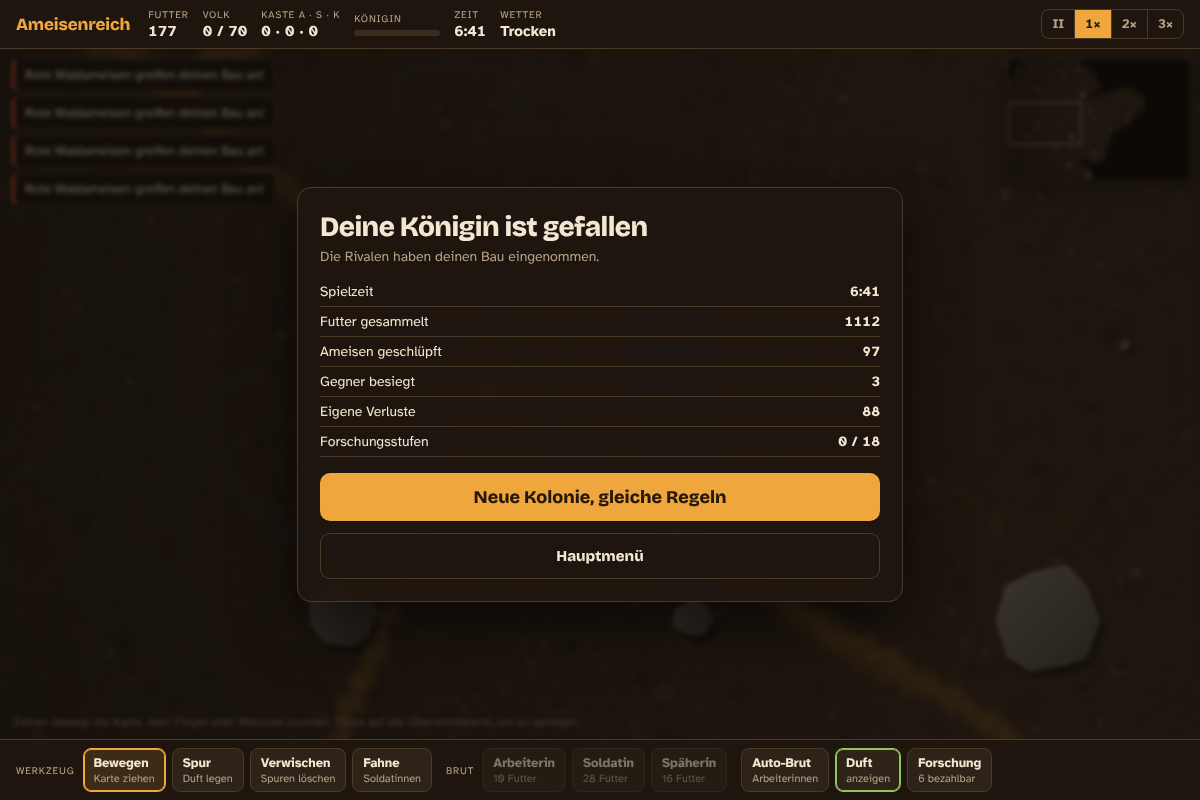
#> input picture ameisenreich/end.png, 1200 x 800 px; its folder holds only this picture in this run
$ python -i theme.py   (imports and definitions only)
#> lines starting #> are read from the running program, lines starting #| are printed output that depends on the picture
"""Farben, Schriften, Designs und Zeichen-Hilfen für den Infografik-Stil.

Look eines Videos (`pick_style`): Farben/Design (`STYLES`: Hintergrund, Untertitel-Stil, Effekt) passend zum
Thema, dazu ein Format (`FORMAT_NAMES`, render/formats.py: ganz anderer Bildaufbau, Zooms, Übergänge) und ein
Bewegungsprofil (`MOTIONS`, für das Format „karte“) – je Video verschieden, fest je Video-ID.
"""

from __future__ import annotations

import functools
import math
import os
import sys
from pathlib import Path

from PIL import Image, ImageChops, ImageDraw, ImageFilter, ImageFont

from .. import config

W, H = config.WIDTH, config.HEIGHT

# Sichere Zone: TikTok/Shorts-Bedienelemente verdecken unten ~20 % und rechts ~11 %.
X0 = 80
CONTENT_W = 880
SUB_Y = 1385          # Mitte der Untertitel

BG_TOP = (9, 12, 30)
BG_BOTTOM = (26, 12, 52)
ACCENT = (34, 211, 238)
ACCENT2 = (139, 92, 246)
GOLD = (251, 191, 36)
SILVER = (203, 213, 225)
BRONZE = (234, 138, 60)
WHITE = (255, 255, 255)
MUTED = (148, 163, 184)
CARD = (22, 27, 54)
TRACK = (40, 46, 82)


STYLES = {
    "neon":    dict(bg_top=(9, 12, 30), bg_bottom=(26, 12, 52), accent=(34, 211, 238), accent2=(139, 92, 246),
                    card=(22, 27, 54), track=(40, 46, 82), muted=(148, 163, 184), bg="glow", subs="box", effect="none",
                    label={"de": "Neon", "en": "Neon"}),
    "natur":   dict(bg_top=(5, 22, 16), bg_bottom=(12, 40, 28), accent=(52, 211, 153), accent2=(250, 204, 21),
                    card=(14, 38, 30), track=(30, 62, 50), muted=(167, 196, 180), bg="blur", subs="box",
                    effect="particles", label={"de": "Natur", "en": "Nature"}),
    "doku":    dict(bg_top=(22, 15, 9), bg_bottom=(44, 29, 17), accent=(245, 158, 11), accent2=(217, 119, 6),
                    card=(42, 30, 20), track=(70, 52, 36), muted=(214, 196, 170), bg="blur", subs="outline",
                    effect="grain", label={"de": "Doku", "en": "Documentary"}),
    "minimal": dict(bg_top=(10, 10, 12), bg_bottom=(20, 20, 24), accent=(239, 68, 68), accent2=(115, 115, 125),
                    card=(30, 30, 34), track=(52, 52, 58), muted=(163, 163, 170), bg="flat", subs="color",
                    effect="none", label={"de": "Minimal", "en": "Minimal"}),
    "ozean":   dict(bg_top=(3, 16, 38), bg_bottom=(5, 40, 68), accent=(56, 189, 248), accent2=(45, 212, 191),
                    card=(9, 33, 60), track=(24, 58, 92), muted=(148, 180, 210), bg="glow", subs="box",
                    effect="particles", label={"de": "Ozean", "en": "Ocean"}),
    "kino":    dict(bg_top=(8, 8, 10), bg_bottom=(16, 14, 12), accent=(255, 214, 10), accent2=(245, 158, 11),
                    card=(24, 22, 20), track=(60, 56, 50), muted=(200, 196, 188), bg="glow", subs="outline",
                    effect="grain", label={"de": "Kino", "en": "Cinema"}),
    "pop":     dict(bg_top=(38, 6, 44), bg_bottom=(86, 12, 68), accent=(250, 204, 21), accent2=(236, 72, 153),
                    card=(58, 14, 62), track=(90, 30, 92), muted=(230, 190, 230), bg="glow", subs="outline",
                    effect="rays", label={"de": "Pop", "en": "Pop"}),
    # Buchlook (Format „manuskript“, render/manuskript.py): fast schwarz, Vignette, Raster, Lichtpunkte; wird nicht
    # zufällig gewählt (nicht in STYLE_FIT/TOPIC_WORDS), sondern gehört fest zum Format
    "manuskript": dict(bg_top=(21, 20, 18), bg_bottom=(2, 2, 2), accent=(233, 227, 211), accent2=(184, 160, 110),
                       card=(30, 29, 27), track=(52, 50, 46), muted=(150, 145, 132), bg="manuskript", subs="none",
                       effect="staub", label={"de": "Manuskript", "en": "Manuscript"}),
}
# Bewegungsprofile: Karte (card), Titelzeilen (title), Rang-Abzeichen (badge), Listenzeilen (rows), Foto-Schwenk (pan)
MOTIONS = {
    "gleiten": dict(card="slide", title="left", badge="pop", rows="right", pan=-0.4),
    "aufsteigen": dict(card="rise", title="rise", badge="drop", rows="rise", pan=0.9),
    "zoom": dict(card="zoom", title="scale", badge="pop", rows="fade", pan=2.2),
    "schwung": dict(card="swing", title="right", badge="slide", rows="left", pan=3.4),
}
# Welche Designs zu welchem Thema passen (Icon der Vorlage bzw. Fakten-Ranking); gewählt wird je Video verschieden
STYLE_FIT = {
    "mountain": ["natur", "kino", "doku", "minimal"], "lake": ["ozean", "natur", "kino", "minimal"],
    "waterfall": ["natur", "kino", "ozean"], "island": ["ozean", "natur", "pop", "kino"],
    "building": ["neon", "doku", "kino", "minimal"], "globe": ["neon", "doku", "minimal", "ozean", "kino"],
    "people": ["pop", "neon", "minimal"], "facts": ["neon", "pop", "minimal", "ozean", "doku", "kino"],
}
# Farben nach Themenwörtern im Titel (v. a. freie Themen und Fakten-Rankings ohne Vorlagen-Icon)
TOPIC_WORDS = {
    ("natur", "kino"): ["wald", "pflanz", "baum", "tier", "vogel", "berg", "natur", "wüste", "vulkan", "dschungel",
                        "forest", "plant", "tree", "animal", "bird", "mountain", "nature", "desert", "volcano"],
    ("ozean", "natur"): ["meer", "ozean", "tiefsee", "wasser", "fluss", "hai", "fisch", "wal", "insel", "strand",
                         "ocean", "sea", "lake", "water", "river", "shark", "fish", "whale", "island", "beach"],
    ("doku", "kino", "minimal"): ["geschicht", "antik", "römer", "mittelalter", "pharao", "burg", "schloss", "könig",
                                  "krieg", "history", "ancient", "roman", "medieval", "castle", "king", "empire"],
    ("neon", "minimal", "kino"): ["gehirn", "psych", "unterbewusst", "bewusst", "traum", "technik", "computer", "roboter",
                                  "weltall", "planet", "stern", "brain", "mind", "dream", "tech", "robot", "space",
                                  "galaxy", "universe"],
    ("pop", "neon"): ["lustig", "essen", "süß", "promi", "musik", "spiel", "funny", "food", "sweet",
                      "celebrit", "music", "game", "candy"],
}


# [10 lines left out: function palette_options, not called in this run]


STYLE: dict = {**STYLES["neon"], "name": "neon", **MOTIONS["gleiten"], "motion": "gleiten", "format": "karte"}


FORMAT_NAMES = ["karte", "vollbild", "kreis", "magazin", "polaroid", "zahl", "manuskript"]     # Bildaufbau, s. render/formats.py


# [55 lines left out: functions pick_style, apply_style, rank_colors, not called in this run]


# --------------------------------------------------------------------------- Schriften

FONT_CANDIDATES = {
    "black": ["InterDisplay-Black.otf", "Inter-Black.otf", "seguibl.ttf", "ariblk.ttf", "DejaVuSans-Bold.ttf"],
    "bold": ["InterDisplay-Bold.otf", "Inter-Bold.otf", "segoeuib.ttf", "arialbd.ttf", "DejaVuSans-Bold.ttf"],
    "semibold": ["Inter-SemiBold.otf", "seguisb.ttf", "segoeuib.ttf", "arialbd.ttf", "DejaVuSans-Bold.ttf"],
    "regular": ["Inter-Regular.otf", "segoeui.ttf", "arial.ttf", "DejaVuSans.ttf"],
}


# [20 lines left out: functions _font_dirs, _font_index, not called in this run]


# Eigene Schriften je Format (OFL, Dateien in video_assets/fonts/). Fehlt eine Datei, gilt still die Standardschrift.
# Gewichte: "black" = Titel/Zahlen, "bold" = Zwischenüberschriften, "sub" = Untertitel (fett, gut lesbar),
# "hand" = Handschrift (nur Polaroid).
FORMAT_FONTS = {
    "vollbild": {"black": ["Anton-Regular.ttf"], "bold": ["Anton-Regular.ttf"], "sub": ["Anton-Regular.ttf"]},
    "kreis": {"black": ["Poppins-ExtraBold.ttf"], "bold": ["Poppins-Bold.ttf"], "sub": ["Poppins-ExtraBold.ttf"]},
    "magazin": {"black": ["PlayfairDisplay-Black.ttf"]},
    "polaroid": {"black": ["ArchivoBlack-Regular.ttf"], "sub": ["ArchivoBlack-Regular.ttf"], "hand": ["Caveat-Bold.ttf"]},
    "zahl": {"black": ["Anton-Regular.ttf"], "sub": ["Anton-Regular.ttf"]},
    # Buchlook: Serife (EB Garamond) für Titel/Sätze, Inter für kleine Pillen; weitere Schnitte in render/manuskript.py
    "manuskript": {"black": ["EBGaramond-Medium.ttf"], "bold": ["EBGaramond-Medium.ttf"], "sub": ["EBGaramond-Regular.ttf"],
                   "semibold": ["Inter-SemiBold.ttf"], "regular": ["EBGaramond-Regular.ttf"]},
}
_BASE_WEIGHT = {"sub": "black", "hand": "black"}


def format_font_names(weight: str, fmt: str | None = None) -> list[str]:
    """Dateinamen, die das Format für dieses Gewicht bevorzugt (leer = Standardschrift)."""
    return FORMAT_FONTS.get(fmt or STYLE.get("format") or "", {}).get(weight, [])


# [7 lines left out: function _font, not called in this run]


def font(weight: str, size: int) -> ImageFont.FreeTypeFont:
    """Schrift für das aktive Format (STYLE["format"]); der Cache-Schlüssel enthält die Familie."""
    return _font(weight, size, tuple(format_font_names(weight)))


# --------------------------------------------------------------------------- Animation

def clamp(x: float, lo: float = 0.0, hi: float = 1.0) -> float:
    return max(lo, min(hi, x))


def progress(t: float, start: float, duration: float) -> float:
    return clamp((t - start) / duration) if duration > 0 else float(t >= start)


def ease_out_cubic(p: float) -> float:
    return 1 - (1 - p) ** 3


def ease_out_back(p: float) -> float:
    c1, c3 = 1.70158, 2.70158
    return 1 + c3 * (p - 1) ** 3 + c1 * (p - 1) ** 2


def ease_in_out(p: float) -> float:
    return 0.5 - 0.5 * math.cos(math.pi * p)


# --------------------------------------------------------------------------- Zeichnen

# [48 lines left out: functions wrap, fit_font, text_layer, gradient_fill, not called in this run]


@functools.lru_cache(maxsize=32)
def linear_gradient(size: tuple[int, int], c1, c2, vertical=True) -> Image.Image:
    w, h = size
    steps = h if vertical else w
    strip = Image.new("RGB", (1, steps) if vertical else (steps, 1))
    px = strip.load()
    for i in range(steps):
        p = i / max(1, steps - 1)
        c = tuple(int(c1[k] + (c2[k] - c1[k]) * p) for k in range(3))
        px[(0, i) if vertical else (i, 0)] = c
    return strip.resize((w, h))


# [56 lines left out: functions rounded_mask, rounded_rect, shadow, with_opacity, paste, glow_blob, not called in this run]


@functools.lru_cache(maxsize=2)
def background_base() -> Image.Image:
    return linear_gradient((W, H), BG_TOP, BG_BOTTOM, vertical=True).convert("RGBA")


# [38 lines left out: functions background, full_shade, not called in this run]


def backdrop_from(img: Image.Image) -> Image.Image:
    """Unscharfes, abgedunkeltes Vollbild aus dem Foto/Clip eines Platzes (Design-Hintergrund „blur“)."""
    small = cover_crop(img.convert("RGB"), (W // 6, H // 6)).filter(ImageFilter.GaussianBlur(5))
    big = small.resize((W, H), Image.BILINEAR).convert("RGBA")
    shade = linear_gradient((W, H), BG_TOP, BG_BOTTOM, vertical=True).convert("RGBA")
    return Image.blend(big, shade, 0.62)


# [23 lines left out: functions _rays, _grain, not called in this run]


def cover_crop(img: Image.Image, size: tuple[int, int]) -> Image.Image:
    """Bild formatfüllend zuschneiden (wie CSS object-fit: cover)."""
    tw, th = size
    scale = max(tw / img.width, th / img.height)
    resized = img.resize((max(tw, int(img.width * scale + 0.5)), max(th, int(img.height * scale + 0.5))), Image.LANCZOS)
    left = (resized.width - tw) // 2
    top = (resized.height - th) // 3   # eher oberes Drittel behalten (Gebäudespitzen, Gipfel)
    return resized.crop((left, top, left + tw, top + th))

>>> from PIL import Image
>>> picture = Image.open('../../ameisenreich/end.png')
#> picture is the input picture: PIL image 1200x800 RGB; mean R, G, B 36.9, 27.4, 17.5
>>> result = backdrop_from(picture)
#> in cover_crop, `return resized.crop((left, top, left + tw, top + th))`:
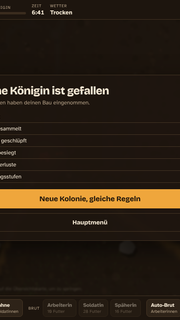
#> returned value: PIL image 180x320 RGB; mean R, G, B 44.5, 32.8, 20
#> in backdrop_from, `small = cover_crop(img.convert("RGB"), (W // 6, H // 6)).filter(ImageF..`:
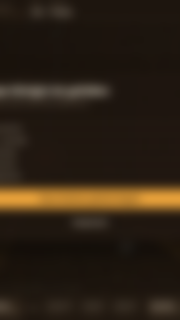
#> small: PIL image 180x320 RGB; mean R, G, B 44.5, 32.8, 20
#> in backdrop_from, `shade = linear_gradient((W, H), BG_TOP, BG_BOTTOM, vertical=True).conv..`:
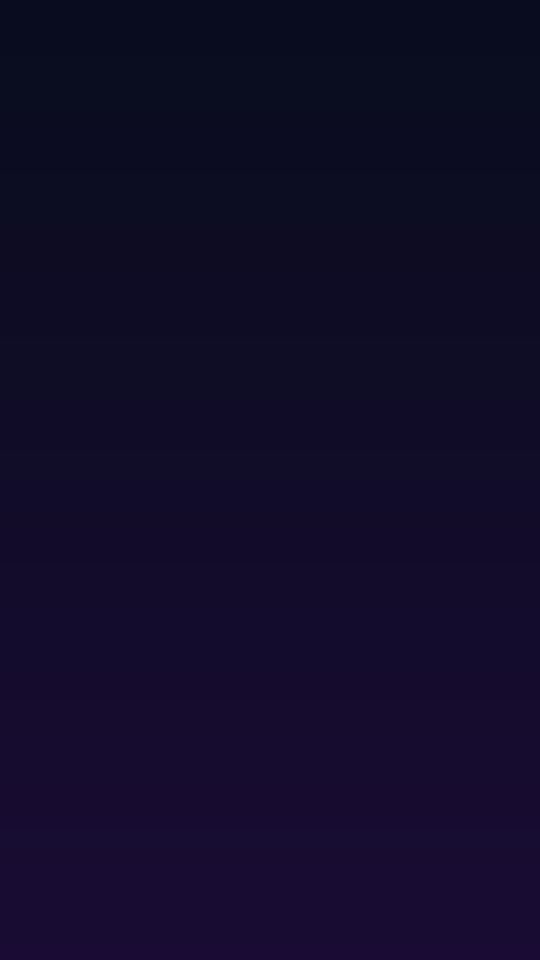
#> shade: PIL image 1080x1920 RGBA (shown at 1/2 size); mean R, G, B, A 17, 12, 40.5, 255
#> in backdrop_from, `return Image.blend(big, shade, 0.62)`:
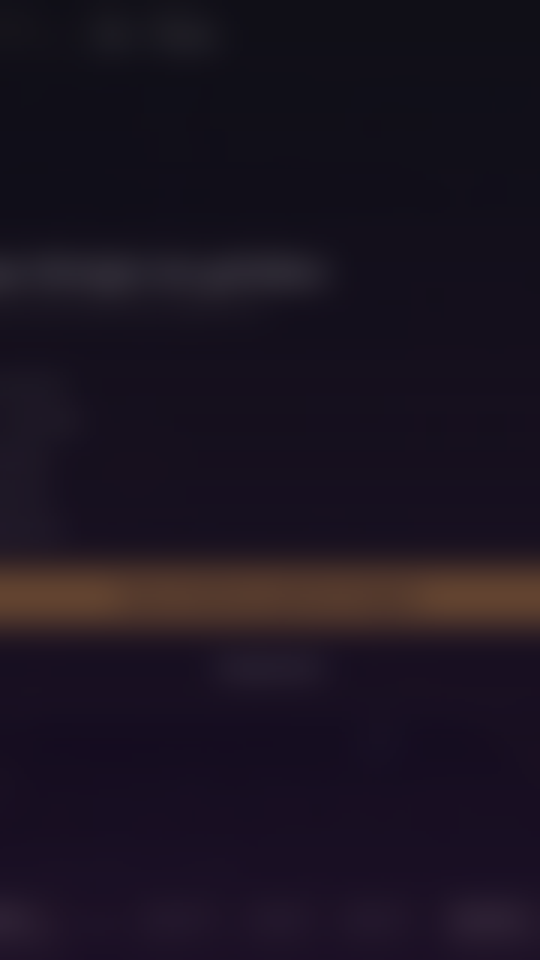
#> returned value: PIL image 1080x1920 RGBA (shown at 1/2 size); mean R, G, B, A 27, 19.4, 32.2, 255

$ run again, on ameisenreich/research.png
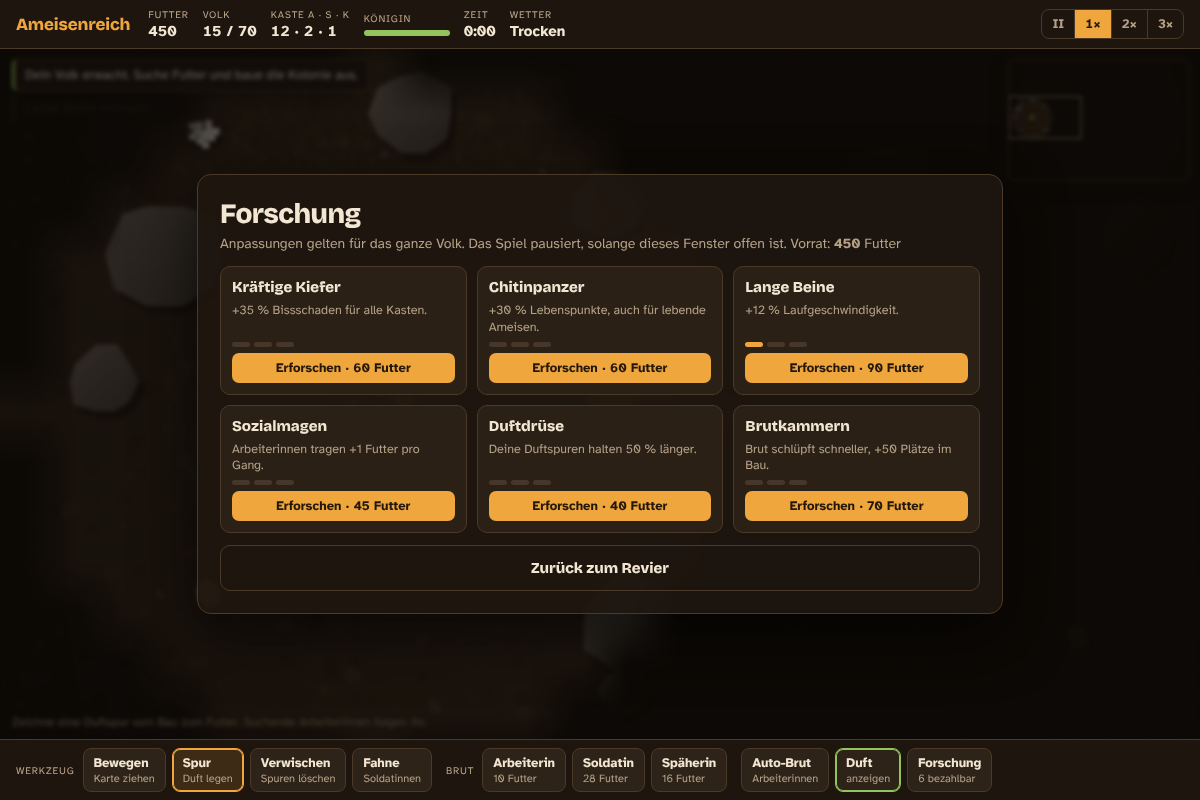
#> input picture ameisenreich/research.png, 1200 x 800 px
#> picture is the input picture: PIL image 1200x800 RGB; mean R, G, B 37.3, 28, 17.4
#> in backdrop_from, `small = cover_crop(img.convert("RGB"), (W // 6, H // 6)).filter(ImageF..`:
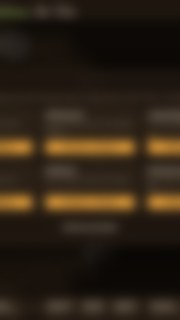
#> small: PIL image 180x320 RGB; mean R, G, B 46.1, 34.6, 21.2
#> in backdrop_from, `return Image.blend(big, shade, 0.62)`:
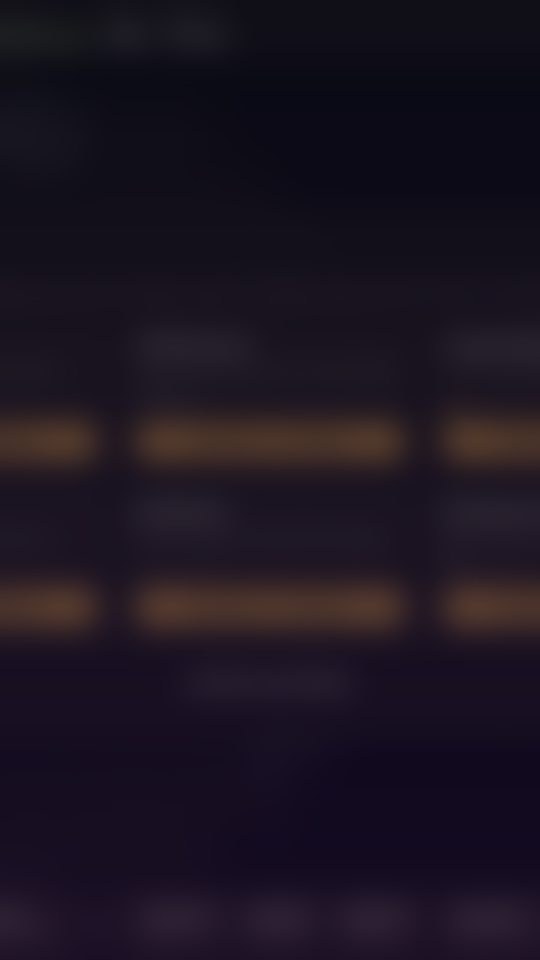
#> returned value: PIL image 1080x1920 RGBA (shown at 1/2 size); mean R, G, B, A 27.6, 20.1, 32.7, 255
